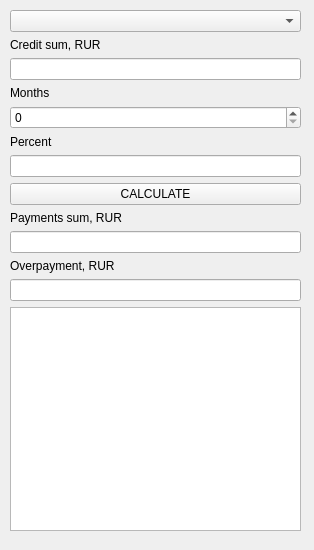
<?xml version="1.0" encoding="UTF-8"?>
<ui version="4.0">
 <class>Credit</class>
 <widget class="QWidget" name="Credit">
  <property name="geometry">
   <rect>
    <x>0</x>
    <y>0</y>
    <width>314</width>
    <height>550</height>
   </rect>
  </property>
  <property name="minimumSize">
   <size>
    <width>314</width>
    <height>550</height>
   </size>
  </property>
  <property name="maximumSize">
   <size>
    <width>314</width>
    <height>550</height>
   </size>
  </property>
  <property name="windowTitle">
   <string>CREDIT</string>
  </property>
  <property name="windowIcon">
   <iconset theme="accessories-dictionary">
    <normaloff>.</normaloff>.</iconset>
  </property>
  <widget class="QWidget" name="verticalLayoutWidget">
   <property name="geometry">
    <rect>
     <x>10</x>
     <y>10</y>
     <width>291</width>
     <height>521</height>
    </rect>
   </property>
   <layout class="QVBoxLayout" name="verticalLayout">
    <item>
     <widget class="QComboBox" name="comboBox"/>
    </item>
    <item>
     <widget class="QLabel" name="label">
      <property name="text">
       <string>Credit sum, RUR</string>
      </property>
     </widget>
    </item>
    <item>
     <widget class="QLineEdit" name="lineEdit_sumCredit">
      <property name="enabled">
       <bool>true</bool>
      </property>
      <property name="autoFillBackground">
       <bool>false</bool>
      </property>
      <property name="inputMask">
       <string extracomment="руб"/>
      </property>
      <property name="text">
       <string notr="true"/>
      </property>
      <property name="maxLength">
       <number>32767</number>
      </property>
      <property name="frame">
       <bool>true</bool>
      </property>
      <property name="echoMode">
       <enum>QLineEdit::Normal</enum>
      </property>
      <property name="clearButtonEnabled">
       <bool>false</bool>
      </property>
     </widget>
    </item>
    <item>
     <widget class="QLabel" name="label_2">
      <property name="text">
       <string>Months</string>
      </property>
     </widget>
    </item>
    <item>
     <widget class="QSpinBox" name="spinBox"/>
    </item>
    <item>
     <widget class="QLabel" name="label_3">
      <property name="text">
       <string>Percent</string>
      </property>
     </widget>
    </item>
    <item>
     <widget class="QLineEdit" name="lineEdit_stavkaProc"/>
    </item>
    <item>
     <widget class="QPushButton" name="pushButtonCredit">
      <property name="text">
       <string>CALCULATE</string>
      </property>
     </widget>
    </item>
    <item>
     <widget class="QLabel" name="label_4">
      <property name="text">
       <string>Payments sum, RUR</string>
      </property>
     </widget>
    </item>
    <item>
     <widget class="QLineEdit" name="lineEdit_sumVyplat">
      <property name="readOnly">
       <bool>true</bool>
      </property>
     </widget>
    </item>
    <item>
     <widget class="QLabel" name="label_5">
      <property name="text">
       <string>Overpayment, RUR</string>
      </property>
     </widget>
    </item>
    <item>
     <widget class="QLineEdit" name="lineEdit_sumPereplata">
      <property name="readOnly">
       <bool>true</bool>
      </property>
     </widget>
    </item>
    <item>
     <widget class="QListWidget" name="listWidget"/>
    </item>
   </layout>
  </widget>
 </widget>
 <resources/>
 <connections/>
</ui>
